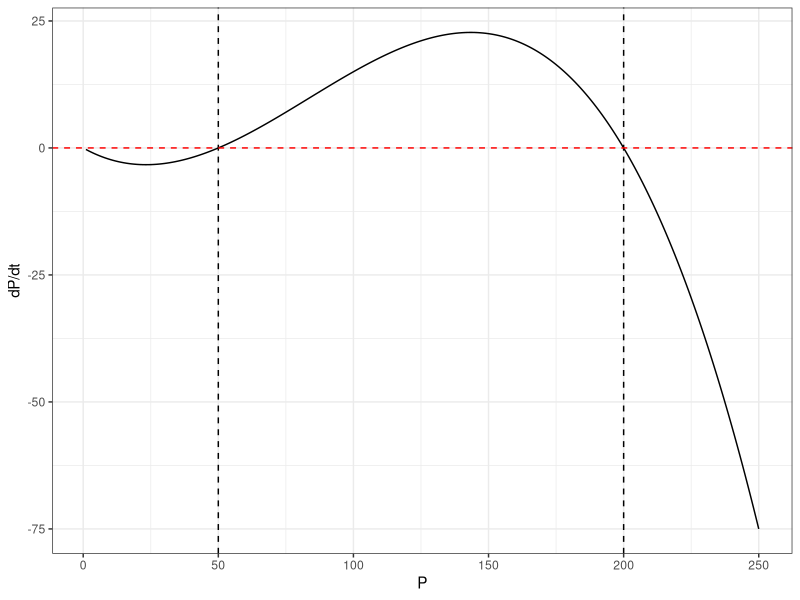

Reproduce this figure in R.
## ---- chunk 1
knitr::opts_chunk$set(echo = TRUE)
library(tidyverse)
## ---- chunk 2
k = log(0.5)/30
k
## ---- chunk 3
t = log(0.01)/k
round(t, 0)
## ---- chunk 4
eqn <- function(P){
  0.3*(1-(P/200))*((P/50-1))*P
} 
eqn(25)
eqn(100)
eqn(400)
## ---- chunk 5
x=c(1:250)

ggplot()+
  geom_line(aes(x=x, y=0.3*(1-(x/200))*((x/50-1))*x))+
  geom_vline(xintercept = c(50, 200), linetype="dashed")+
  geom_hline(yintercept = 0, linetype="dashed", color="red")+
  theme_bw()+
  labs(x="P", y="dP/dt")
